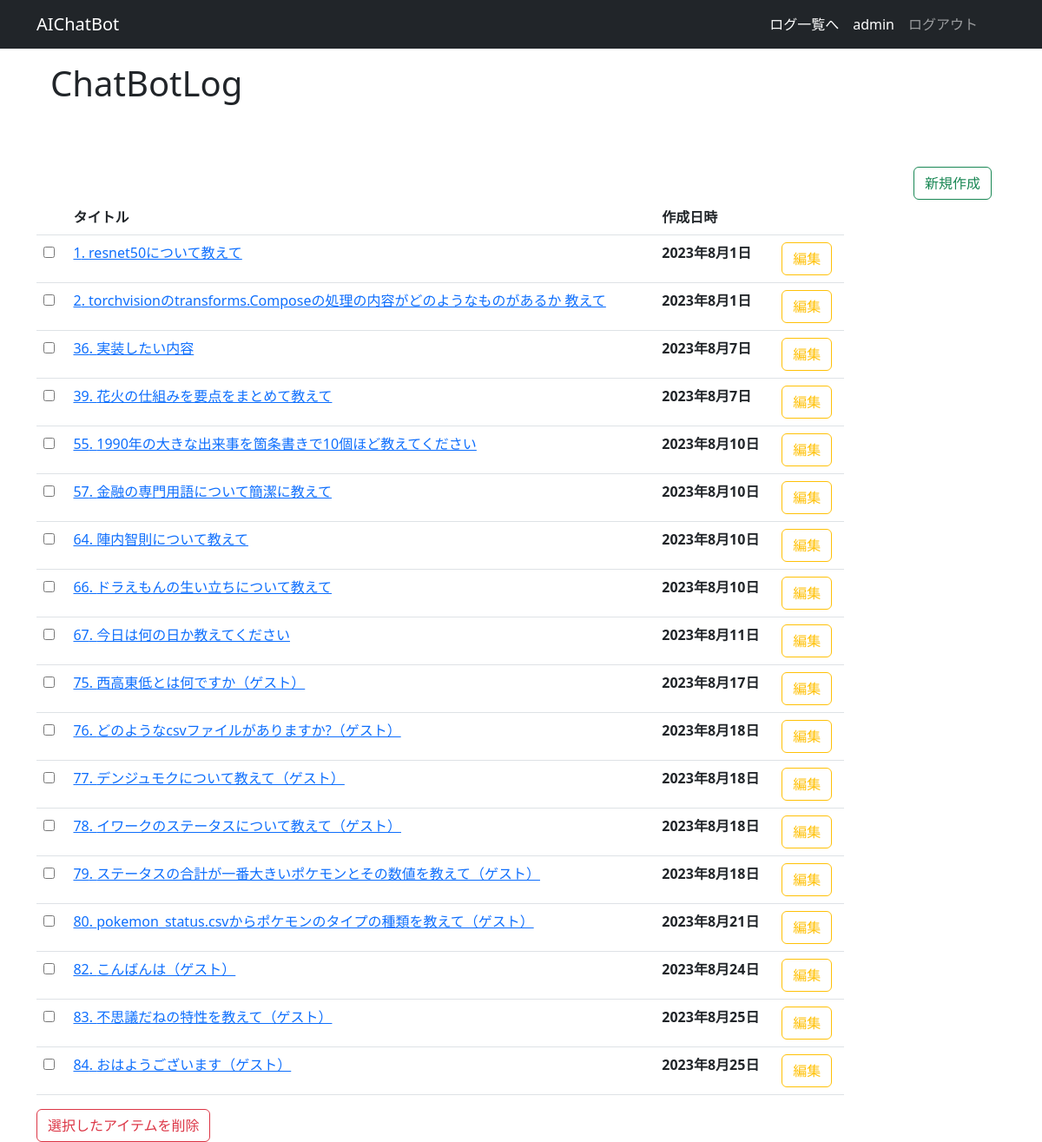
The page /log/list (signed in) on the database its author committed.
### ai_chatbot/models.py (models this page shows, shortened)
class Log(models.Model):
    user_name = models.CharField('ユーザー名', max_length=30, null=True)
    title = models.CharField('質問のタイトル', max_length=100)
    text = models.TextField('内容', null=True)
    date = models.DateField('作成日時')
    is_checked = models.BooleanField(default=False)

### ai_chatbot/views.py (the view)
# urls.py: path('log/list', LogListView.as_view(), name='log-list'),
class LogListView(ListView):
    model = Log
    template_name = 'ai_chatbot/log_list.html'
    context_object_name = 'logs'
    def get_queryset(self):
        return Log.objects.filter(Q(user_name=self.request.user) | Q(user_name='guest'))

### ai_chatbot/templates/ai_chatbot/log_list.html (shortened to what this page needs)
{% extends 'base.html' %}
{% block header %}
<div class="p-3 mb-5">
    <h1>ChatBotLog</h1>
</div>
{% endblock header %}
{% block content %}
{% if user.is_authenticated %}
<div class="d-grid gap-2 d-md-flex justify-content-md-end">
    <a href="{% url 'log-new' %}" class="btn btn-outline-success me-3">新規作成</a>
</div>
{% endif %}
<form method="post" action="{% url 'log-delete' %}">
    <div class='col-md-10 col-md-offset-1'>
        <table class="table">
            <thead>
                <tr>
                    <th scope="col">　</th>
                    <th scope="col">タイトル</th>
                    <th scope="col">作成日時</th>
                    <th scope="col"></th>
                </tr>
            </thead>
            <tbody>
                {% for log in logs %}
                <tr>
                    <td>
                        <input type="checkbox" name="log_ids" value="{{ log.id }}">
                    </td>
                    <td>
                        <a href="{% url 'log-detail' log.pk %}">{{ log.id }}. {{ log.title }}</a>
                    </td>
                    <th>{{ log.date }}</th>
                    <td>
                        {% if user.is_authenticated %}
                        <a href="{% url 'log-edit' log.pk %}" class='btn btn-outline-warning'>編集</a>
                        {% endif %}
                    </td>
                </tr>
                {% endfor %}
            </tbody>
        </table>
    </div>
   {% if user.is_authenticated %}
        <button type="submit" class="btn btn-outline-danger">選択したアイテムを削除</button>
   {% endif %}
</form>
{% endblock content %}

### templates/base.html (shortened to what this page needs)
<!DOCTYPE html>
<html lang="ja">
  <head>
    <link href="https://cdn.jsdelivr.net/npm/bootstrap@5.3.0/dist/css/bootstrap.min.css" rel="stylesheet">
  </head>
  <body>
    <nav class="navbar navbar-expand-lg navbar-dark bg-dark">
      <div class="container">
        <a class="navbar-brand" href="{% url 'chat-view' %}">AIChatBot</a>
        <div class="d-flex me-4">
          <ul class="navbar-nav">
            <li class="nav-item">
            <a a class="nav-link text-white" href={% url 'log-list' %}>ログ一覧へ</a>
            </li>
            {% if user.is_authenticated %}
            <li class="nav-item">
              <a class="nav-link text-white disabled" href="">{{ user.username }}</a>
            </li>
            <li class="nav-item">
              <a class="nav-link" href="{% url 'logout' %}">ログアウト</a>
            </li>
            {% endif %}
          </ul>
        </div>
      </div>
    </nav>
    <div class="container">
        <div class="mx-auto">
            {% block header %}
            {% endblock header %}
            {% block content %}
            {% endblock content %}
        </div>
    </div>
</body>
</html>

### rows shown on the page
Log: id "1", title "resnet50について教えて", date "2023年8月1日"
Log: id "2", title "torchvisionのtransforms.Composeの処理の内容がどのようなものがあるか 教えて", date "2023年8月1日"
Log: id "36", title "実装したい内容", date "2023年8月7日"
Log: id "39", title "花火の仕組みを要点をまとめて教えて", date "2023年8月7日"
Log: id "55", title "1990年の大きな出来事を箇条書きで10個ほど教えてください", date "2023年8月10日"
Log: id "57", title "金融の専門用語について簡潔に教えて", date "2023年8月10日"
Log: id "64", title "陣内智則について教えて", date "2023年8月10日"
Log: id "66", title "ドラえもんの生い立ちについて教えて", date "2023年8月10日"
Log: id "67", title "今日は何の日か教えてください", date "2023年8月11日"
Log: id "75", title "西高東低とは何ですか（ゲスト）", date "2023年8月17日"
Log: id "76", title "どのようなcsvファイルがありますか?（ゲスト）", date "2023年8月18日"
Log: id "77", title "デンジュモクについて教えて（ゲスト）", date "2023年8月18日"
Log: id "78", title "イワークのステータスについて教えて（ゲスト）", date "2023年8月18日"
Log: id "79", title "ステータスの合計が一番大きいポケモンとその数値を教えて（ゲスト）", date "2023年8月18日"
Log: id "80", title "pokemon_status.csvからポケモンのタイプの種類を教えて（ゲスト）", date "2023年8月21日"
Log: id "82", title "こんばんは（ゲスト）", date "2023年8月24日"
Log: id "83", title "不思議だねの特性を教えて（ゲスト）", date "2023年8月25日"
Log: id "84", title "おはようございます（ゲスト）", date "2023年8月25日"

### other values the page prints
{{ user.username }} "admin"
